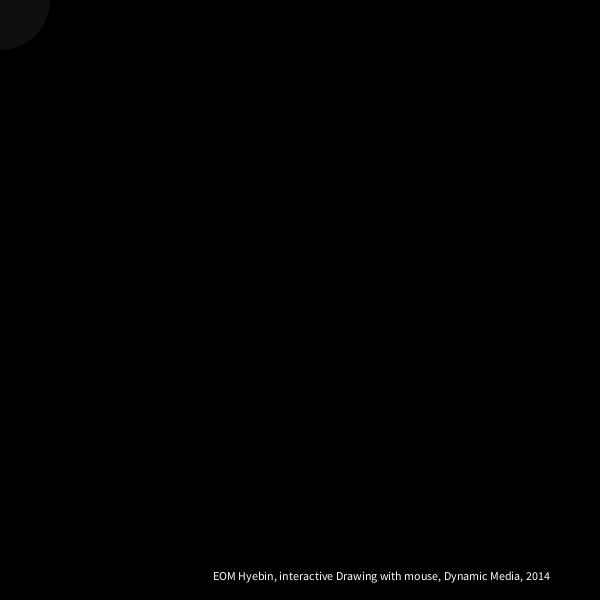
Frame 1 (no input)
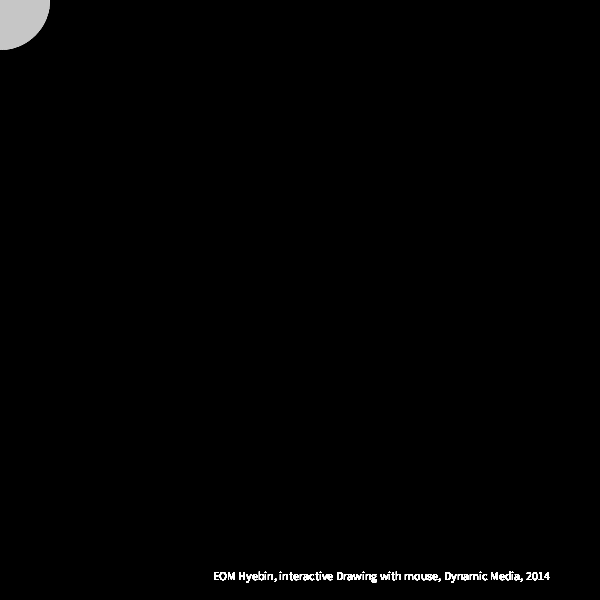
Frame 60 (the mouse pressed at the canvas centre just before this capture)
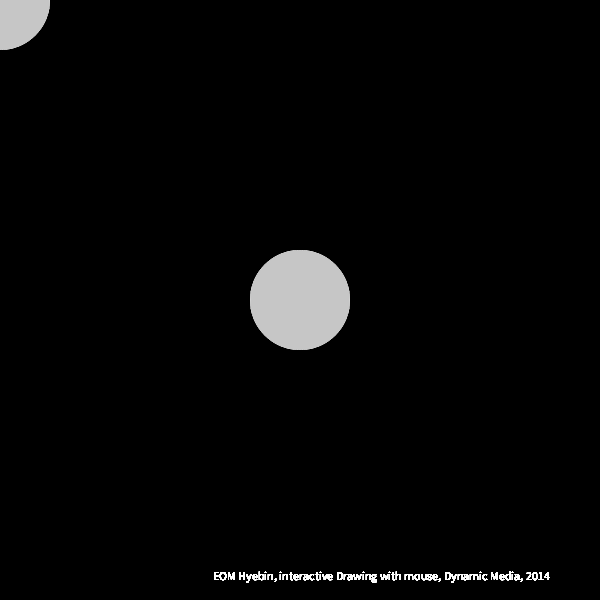
Frame 120 (the mouse held since frame 60 and released just before this capture)

The Processing sketch that drew these frames (run headless with seeded random() and noise(); from frame 60 on, the mouse is pressed at the canvas centre):

// Processing sketch: processing_150851
// ── processing_150851.pde


float xLast; 
float yLast; 


  
void setup() { 
  size(600, 600); 
  smooth(); 
  background(0); 

} 


void draw() { 
      noStroke(); 
    fill(210,20); 
    ellipse(mouseX, mouseY,100, 100); 
     title(); 
    xLast = pmouseX; 
    yLast = pmouseY; 


     

  } 


   





void title() { 

  fill(255); 
  textAlign(RIGHT); 
  text("EOM Hyebin, interactive Drawing with mouse, Dynamic Media, 2014", width-50, height-20); 


} 
